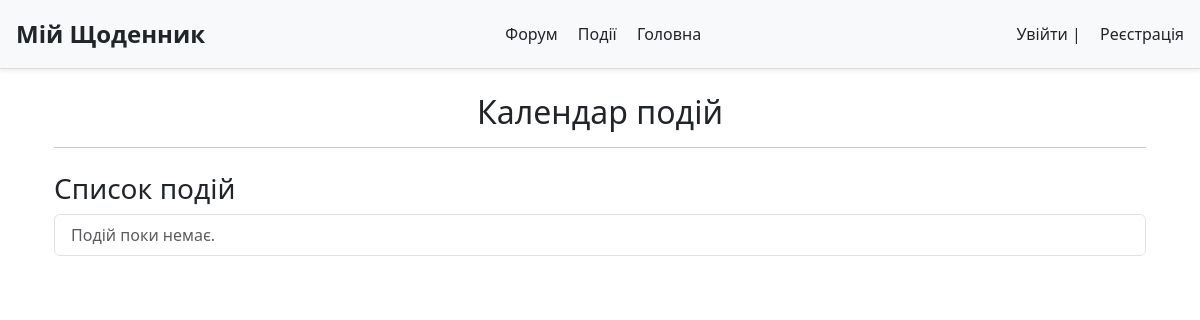
The app's page /events/, older data.
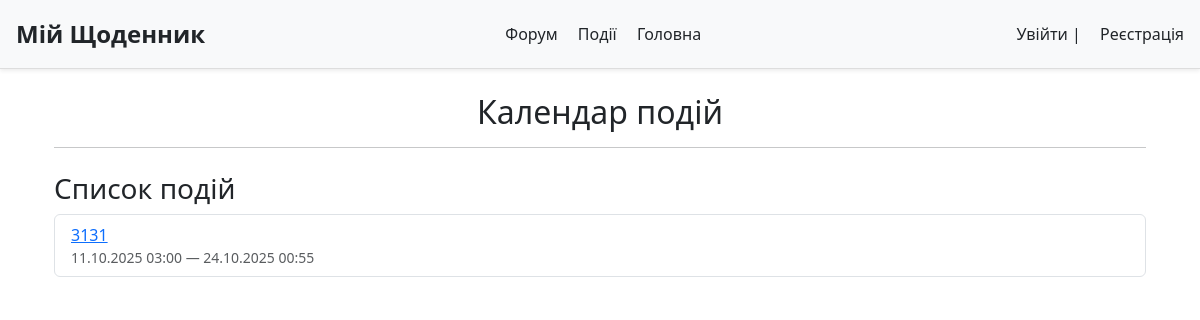
The same page, newer data.
### events/models.py (models this page shows, shortened)
class Event(models.Model):
    STATUS_CHOICES = [
        ('Пройшов', "Пройшов"),
        ('Проходить',"Проходить"),
        ("Буде проходити", "Буде проходити")
    ]
    title = models.CharField(max_length=300)
    description = models.TextField()
    created_at = models.DateTimeField(auto_now_add=True)
    start_time = models.DateTimeField()
    end_time = models.DateTimeField()
    status = models.CharField(max_length=50, choices=STATUS_CHOICES, default="Буде проходити")
    author = models.ForeignKey(
        settings.AUTH_USER_MODEL,
        on_delete=models.CASCADE,
        related_name="events"
    )
    updated_at = models.DateTimeField(auto_now=True)

### events/views.py (the view)
# urls.py: path("", EventListView.as_view(), name="event_list"),
class EventListView(ListView):
    model = Event
    template_name = "events/event_list.html"
    context_object_name = "events"
    ordering = ["-updated_at"]
    paginate_by = 10

### events/templates/events/event_list.html (shortened to what this page needs)
{% extends "electronic_diary/home.html" %}
{% block content %}
<div class="container mt-4">
  <h2 class="mb-3 text-center">Календар подій</h2>
  <hr>
  <h3 class="mt-4">Список подій</h3>
  <ul class="list-group">
    {% for event in events %}
      <li class="list-group-item">
        <a href="{% url 'events:event_detail' event.pk %}">{{ event.title }}</a>
        <small class="text-muted d-block">
          {{ event.start_time|date:"d.m.Y H:i" }} — {{ event.end_time|date:"d.m.Y H:i" }}
        </small>
      </li>
    {% empty %}
      <li class="list-group-item text-muted">Подій поки немає.</li>
    {% endfor %}
  </ul>
</div>
<link href="https://cdn.jsdelivr.net/npm/fullcalendar@6.1.8/main.min.css" rel="stylesheet">
{% endblock %}

Row changes from the older to the newer data that the page shows:
added Event: title "3131", start_time "11.10.2025 03:00", end_time "24.10.2025 00:55"
Text that changed along with them:
text no longer shown: "Подій поки немає."
